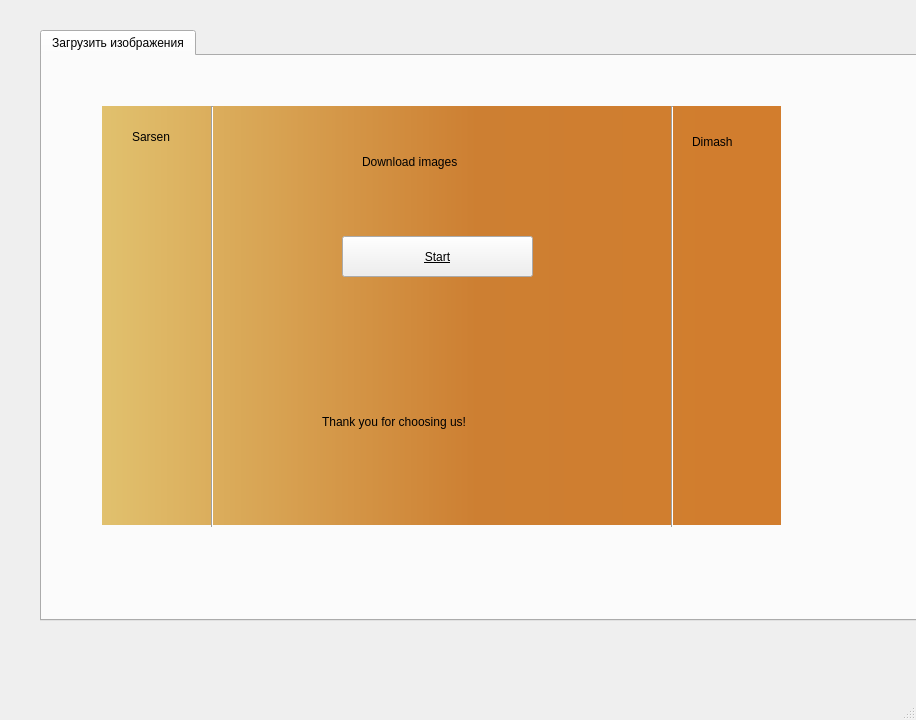
<?xml version="1.0" encoding="UTF-8"?>
<ui version="4.0">
 <class>MainWindow</class>
 <widget class="QMainWindow" name="MainWindow">
  <property name="geometry">
   <rect>
    <x>0</x>
    <y>0</y>
    <width>916</width>
    <height>720</height>
   </rect>
  </property>
  <property name="minimumSize">
   <size>
    <width>640</width>
    <height>480</height>
   </size>
  </property>
  <property name="maximumSize">
   <size>
    <width>1920</width>
    <height>1080</height>
   </size>
  </property>
  <property name="windowTitle">
   <string>MainWindow</string>
  </property>
  <widget class="QWidget" name="centralwidget">
   <widget class="QTabWidget" name="tabWidget">
    <property name="geometry">
     <rect>
      <x>40</x>
      <y>30</y>
      <width>981</width>
      <height>591</height>
     </rect>
    </property>
    <property name="currentIndex">
     <number>0</number>
    </property>
    <widget class="QWidget" name="tab">
     <attribute name="title">
      <string>Загрузить изображения</string>
     </attribute>
     <widget class="QLabel" name="label_2">
      <property name="geometry">
       <rect>
        <x>320</x>
        <y>70</y>
        <width>241</width>
        <height>71</height>
       </rect>
      </property>
      <property name="styleSheet">
       <string notr="true">font: 15pt &quot;Forte&quot;;</string>
      </property>
      <property name="text">
       <string>Download images</string>
      </property>
     </widget>
     <widget class="QLabel" name="label">
      <property name="geometry">
       <rect>
        <x>60</x>
        <y>50</y>
        <width>679</width>
        <height>419</height>
       </rect>
      </property>
      <property name="styleSheet">
       <string notr="true">background-color:qlineargradient(spread:pad, x1:0, y1:0, x2:1, y2:0, stop:0 rgb(225, 193, 110), stop:0.55 rgb(205, 127, 50), stop:0.98 rgb(210, 125, 45))</string>
      </property>
      <property name="text">
       <string/>
      </property>
     </widget>
     <widget class="QPushButton" name="pushButtonDownload">
      <property name="geometry">
       <rect>
        <x>300</x>
        <y>180</y>
        <width>191</width>
        <height>41</height>
       </rect>
      </property>
      <property name="styleSheet">
       <string notr="true">font: 15pt &quot;Forte&quot;;
text-decoration: underline;</string>
      </property>
      <property name="text">
       <string>Start</string>
      </property>
     </widget>
     <widget class="QLabel" name="label_3">
      <property name="geometry">
       <rect>
        <x>280</x>
        <y>330</y>
        <width>241</width>
        <height>71</height>
       </rect>
      </property>
      <property name="styleSheet">
       <string notr="true">font: 15pt &quot;Forte&quot;;</string>
      </property>
      <property name="text">
       <string>Thank you for choosing us!</string>
      </property>
     </widget>
     <widget class="Line" name="line">
      <property name="geometry">
       <rect>
        <x>160</x>
        <y>50</y>
        <width>20</width>
        <height>421</height>
       </rect>
      </property>
      <property name="orientation">
       <enum>Qt::Vertical</enum>
      </property>
     </widget>
     <widget class="Line" name="line_2">
      <property name="geometry">
       <rect>
        <x>620</x>
        <y>50</y>
        <width>20</width>
        <height>421</height>
       </rect>
      </property>
      <property name="orientation">
       <enum>Qt::Vertical</enum>
      </property>
     </widget>
     <widget class="QLabel" name="label_4">
      <property name="geometry">
       <rect>
        <x>90</x>
        <y>60</y>
        <width>141</width>
        <height>41</height>
       </rect>
      </property>
      <property name="styleSheet">
       <string notr="true">font: 15pt &quot;Forte&quot;;</string>
      </property>
      <property name="text">
       <string>Sarsen </string>
      </property>
     </widget>
     <widget class="QLabel" name="label_5">
      <property name="geometry">
       <rect>
        <x>650</x>
        <y>50</y>
        <width>241</width>
        <height>71</height>
       </rect>
      </property>
      <property name="styleSheet">
       <string notr="true">font: 15pt &quot;Forte&quot;;</string>
      </property>
      <property name="text">
       <string>Dimash</string>
      </property>
     </widget>
     <zorder>label</zorder>
     <zorder>pushButtonDownload</zorder>
     <zorder>label_2</zorder>
     <zorder>label_3</zorder>
     <zorder>line</zorder>
     <zorder>line_2</zorder>
     <zorder>label_4</zorder>
     <zorder>label_5</zorder>
    </widget>
   </widget>
  </widget>
  <widget class="QMenuBar" name="menubar">
   <property name="geometry">
    <rect>
     <x>0</x>
     <y>0</y>
     <width>916</width>
     <height>21</height>
    </rect>
   </property>
  </widget>
  <widget class="QStatusBar" name="statusbar"/>
 </widget>
 <resources/>
 <connections/>
</ui>
